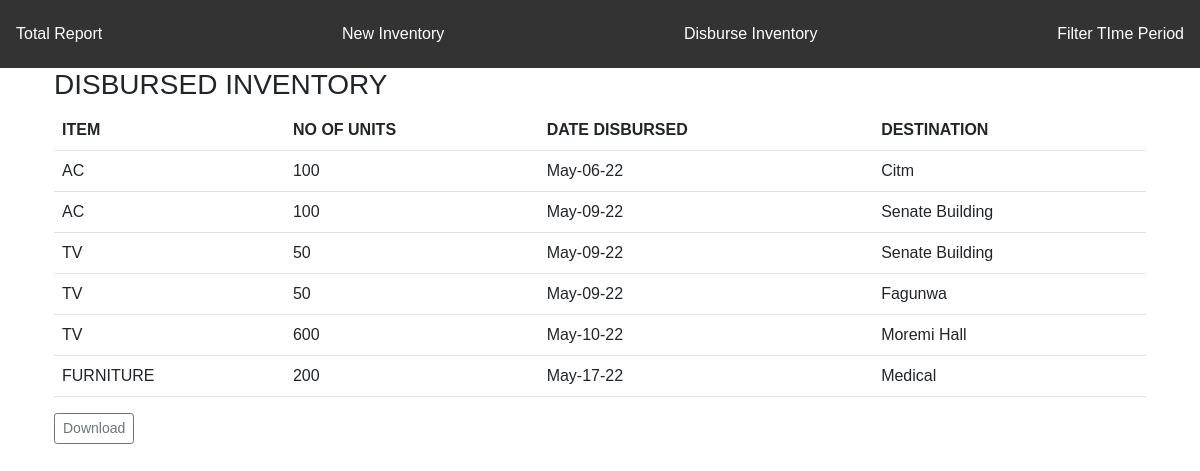
The app's page /inventory/disburse/report/full with its own data.
### app/models.py (models this page shows)
class DisbursedInventory(db.Model):
    __tablename__ = 'disbursed_inventory'
    id = db.Column(db.Integer, primary_key=True)
    item = db.Column(db.String(20), nullable=False)
    units = db.Column(db.Integer, nullable=False)
    date_disbursed = db.Column(db.DateTime, default = datetime.now)
    destination = db.Column(db.String(64), nullable=False)
    description = db.Column(db.Text)

### app/disbursed/views.py (the view)
@disbursed.route('/inventory/disburse/report/full')
def disbursed_summary_full():
    outgoing = DisbursedInventory.query.all()
    return render_template('full_disbursed_summary.html', outgoing=outgoing, filter=0)

### app/templates/full_disbursed_summary.html
{% extends 'base.html' %}
{% block page_content %}
<div class="container">
    <h3>DISBURSED INVENTORY</h3>
    <table class="table">
      <tr>
        <th>ITEM</th>
        <th>NO OF UNITS</th>
        <th>DATE DISBURSED</th>
        <th>DESTINATION</th>
      </tr>
      {% for disbursed in outgoing %}
        <tr>
          <td>{{ disbursed.item }}</td>
          <td>{{ disbursed.units }}</td>
          <td>{{ disbursed.date_disbursed.strftime("%b-%d-%y") }}</td>
          <td>{{ disbursed.destination | title }}</td>
        </tr>
      {% endfor %}
    </table>
    <a class="btn btn-outline-secondary btn-sm mb-5" href="{{ url_for('main.download', process='disburse', filter=filter) }}">Download</a>
</div>
{% endblock %}

### app/static/styles.css (style rules this page uses)
body { font-family: Arial, Helvetica, sans-serif; }

### records on screen
DisbursedInventory: item "AC", units "100", date_disbursed "May-06-22", destination "Citm"
DisbursedInventory: item "AC", units "100", date_disbursed "May-09-22", destination "Senate Building"
DisbursedInventory: item "TV", units "50", date_disbursed "May-09-22", destination "Senate Building"
DisbursedInventory: item "TV", units "50", date_disbursed "May-09-22", destination "Fagunwa"
DisbursedInventory: item "TV", units "600", date_disbursed "May-10-22", destination "Moremi Hall"
DisbursedInventory: item "FURNITURE", units "200", date_disbursed "May-17-22", destination "Medical"
